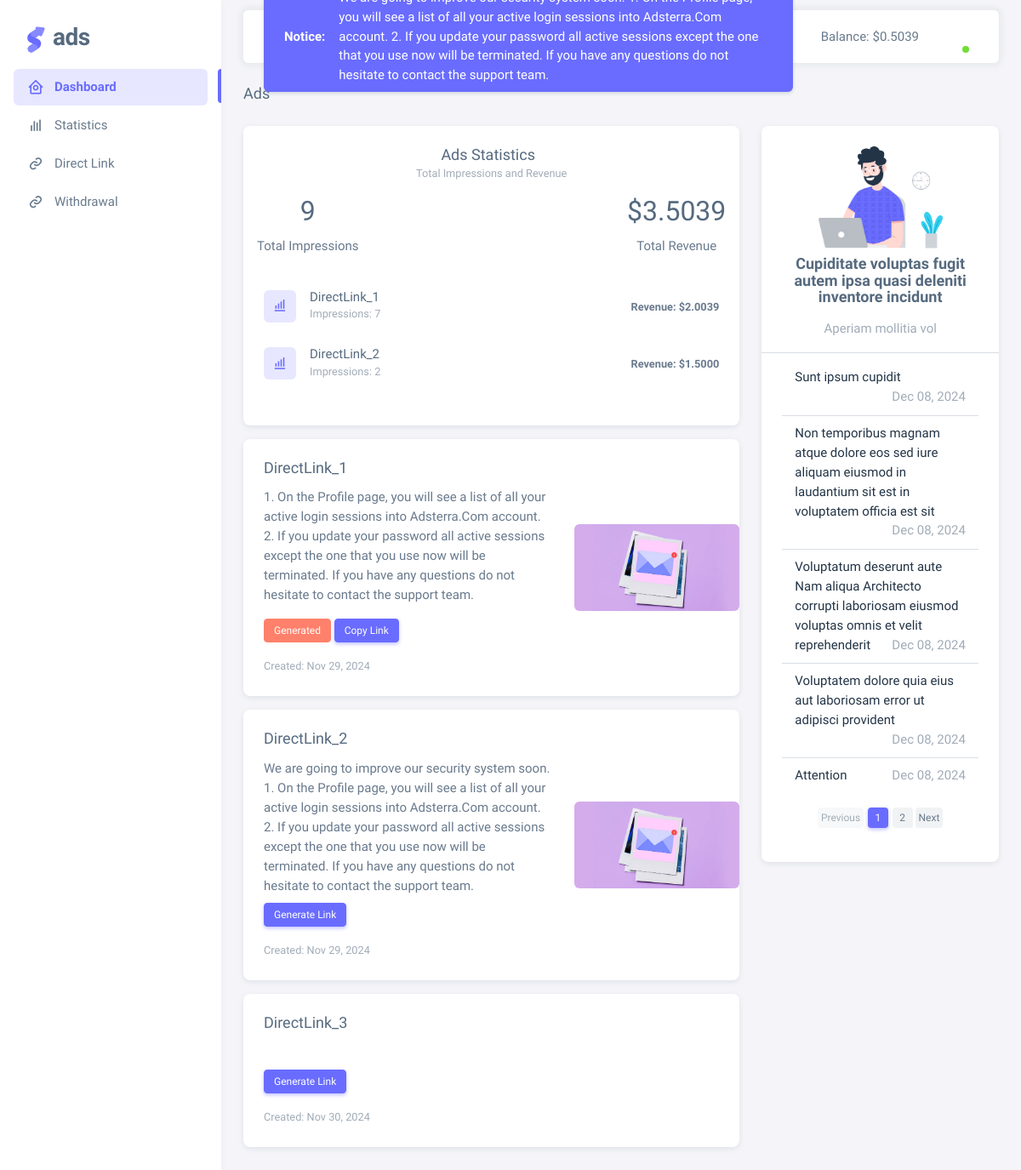
Page /dashboard/ (signed in) on the committed database.
### account/models.py (models this page shows)
class CustomUser(AbstractUser):
    STATUS_CHOICES = [
        ('Active', 'Active'),
        ('Inactive', 'Inactive'),
        ('Reject', 'Reject'),
    ]
    email = models.EmailField(unique=True)
    is_verified = models.BooleanField(default=False)
    is_approved = models.BooleanField(default=False)
    balance = models.FloatField(default=0.0)
    avatar = models.ImageField(upload_to='avatars/', blank=True)
    phone_number = models.CharField(max_length=20, blank=True, null=True)
    address = models.CharField(max_length=200, blank=True, null=True)
    country = models.CharField(max_length=100, blank=True, null=True)
    city = models.CharField(max_length=100, blank=True, null=True)
    post_code = models.CharField(max_length=20, blank=True, null=True)
    email_verification_token = models.CharField(max_length=100, blank=True, null=True)
    email_verification_sent_at = models.DateTimeField(null=True, blank=True)
    class Meta:
        verbose_name_plural = "User Management"

### core/models.py (models this page shows, shortened)
class PublisherPlacement(models.Model):
    id = models.BigIntegerField(primary_key=True)
    domain_id = models.BigIntegerField()
    title = models.CharField(max_length=255)
    description = models.TextField(blank=True, null=True)
    image = models.ImageField(upload_to="placements/images/", blank=True, null=True)
    alias = models.CharField(max_length=255, blank=True, null=True)
    direct_url = models.URLField(blank=True, null=True)
    is_active = models.BooleanField(default=False)
    created_at = models.DateTimeField(auto_now_add=True)
    class Meta:
        verbose_name_plural = "Publisher Smart Link"

class Notice(models.Model):
    title = models.CharField(max_length=255, verbose_name=_("Title"))
    description = models.TextField(verbose_name=_("Description"), help_text=_("Detailed notice text"))
    image = models.ImageField(
        upload_to='notices/',
        blank=True,
        null=True,
        verbose_name=_("Image"),
        help_text=_("Optional image for the notice")
    )
    is_active = models.BooleanField(default=True, verbose_name=_("Active"))
    created_at = models.DateTimeField(auto_now_add=True, verbose_name=_("Created At"))
    class Meta:
        verbose_name = _("Notice")
        verbose_name_plural = _("Notices")
        ordering = ['-created_at']

### core/views.py (the view)
# urls.py: path('dashboard/', views.dashboard, name="dashboard"),
@login_required
def dashboard(request):
    placements = PublisherPlacement.objects.all()
    user_links = PlacementLink.objects.filter(user=request.user)
    generated_links = {link.placement_id: link.link for link in user_links}
    setting = Settings.objects.first()
    latest_notice = Notice.objects.filter(is_active=True).order_by('-created_at').first()
    notices = Notice.objects.filter(is_active=True).exclude(id=latest_notice.id).order_by('-created_at')
    paginator = Paginator(notices, 5)
    page_number = request.GET.get('page')
    notices = paginator.get_page(page_number)
    grouped_statistics = ( AdStatistics.objects.filter(user=request.user).values('placement__title').annotate(
            total_impressions=Sum('impressions'),
            total_revenue=Sum('revenue')
        ).order_by('-total_revenue')
    )
    statistics = AdStatistics.objects.filter(user=request.user).order_by('-id')
    chart_data = {
        "placements": [item["placement__title"] for item in grouped_statistics],
        "series": [
            {
                "name": "Impressions",
                "data": [item["total_impressions"] for item in grouped_statistics],
            },
            {
                "name": "Revenue",
                "data": [item["total_revenue"] for item in grouped_statistics],
            },
        ],
    }
    total_impressions = sum(item["total_impressions"] for item in grouped_statistics)
    total_revenue = sum(item["total_revenue"] for item in grouped_statistics)
    context = {
        'placements': placements,
        'generated_links': generated_links,
        'setting': setting,
        'latest_notice': latest_notice,
        'notices': notices,
        'grouped_statistics': grouped_statistics,
        'chart_data': chart_data,
        'total_impressions': total_impressions,
        'total_revenue' : total_revenue,
        'statistics' : statistics
    }
    return render(request, 'dashboard.html', context)

### account/context_processors.py (called while the page is built)
def user_balance_processor(request):
    user_balance = Decimal('0.0')
    if request.user.is_authenticated:
        total_revenue = (
            AdStatistics.objects.filter(user=request.user)
            .aggregate(total_revenue=Sum('revenue'))
            .get('total_revenue') or Decimal('0.0')
        )
        total_approved_withdrawals = (
            UserBalanceWithdrawal.objects.filter(user=request.user, status='APPROVED')
            .aggregate(total_approved=Sum('amount'))
            .get('total_approved') or Decimal('0.0')
        )
        user_balance = total_revenue - total_approved_withdrawals
        if request.user.balance != user_balance:
            request.user.balance = user_balance
            request.user.save(update_fields=["balance"])
    return {'user_balance': user_balance}

### core/templatetags/custom_filters.py (called while the page is built)
@register.filter
def dict_key(value, key):
    return value.get(key, None)

### template/dashboard.html (shortened to what this page needs)
{% extends 'partials/base.html' %}
{% load static %}
{% load custom_filters %}
{% block content %}
<div class="content-wrapper">
  <div class="container-xxl flex-grow-1 container-p-y">
    <h5 class="pb-1 mb-4">Ads</h5>
    <div class="row mb-5">
      <div class="col-md-8">
        <div class="card mb-3">
          <div class="card-header d-flex align-items-center justify-content-center pb-0">
            <div class="card-title mb-0 text-center justify-content-center">
              <h5 class="m-0 me-2">Ads Statistics</h5>
              <small class="text-muted">Total Impressions and Revenue</small>
            </div>
          </div>
          <div class="d-flex justify-content-between align-items-center p-3">
            <div class="d-flex flex-column align-items-center gap-1">
              <h2 class="mb-2">{{ total_impressions }}</h2>
              <span>Total Impressions</span>
            </div>
            <div class="d-flex flex-column align-items-center gap-1">
              <h2 class="mb-2">${{ total_revenue|floatformat:4 }}</h2>
              <span>Total Revenue</span>
            </div>
          </div>
          <div class="card-body">
            <ul class="p-0 m-0">
              {% for item in grouped_statistics %}
              <li class="d-flex mb-4 pb-1">
                <div class="avatar flex-shrink-0 me-3">
                  <span class="avatar-initial rounded bg-label-primary">
                    <i class="bx bx-bar-chart-alt"></i>
                  </span>
                </div>
                <div class="d-flex w-100 flex-wrap align-items-center justify-content-between gap-2">
                  <div class="me-2">
                    <h6 class="mb-0">{{ item.placement__title }}</h6>
                    <small class="text-muted">Impressions: {{ item.total_impressions }}</small>
                  </div>
                  <div class="user-progress">
                    <small class="fw-semibold">Revenue: ${{ item.total_revenue|floatformat:4 }}</small>
                  </div>
                </div>
              </li>
              {% endfor %}
            </ul>
          </div>
        </div>
        {% for placement in placements %}
        {% if placement.direct_url and placement.is_active %}
        <div class="card mb-3">
          <div class="row g-0 align-items-center">
            <div class="col-md-8">
              <div class="card-body">
                <h5 class="card-title">{{ placement.title }}</h5>
                <p class="card-text">
                  {{ placement.description }}
                  <br>
                  {% if placement.id in generated_links %}
                  <div class="link-section mt-2">
                    <button class="btn btn-sm btn-danger" disabled>Generated</button>
                    <button class="btn btn-sm btn-primary copy-link-btn" data-link="{{ generated_links|dict_key:placement.id }}">Copy Link</button>
                  </div>
                  {% else %}
                  <button class="btn btn-sm btn-primary generate-link-btn mt-2" data-placement-id="{{ placement.id }}">Generate Link</button>
                  {% endif %}
                </p>
                <p class="card-text">
                  <small class="text-muted">Created: {{ placement.created_at|date:"M d, Y" }}</small>
                </p>
              </div>
            </div>
            <div class="col-md-4 d-flex align-items-center justify-content-center">
              {% if placement.image %}
              <img class="card-img img-fluid rounded" src="{{ placement.image.url }}" alt="Placement image" style="max-height: 150px; max-width: 100%; object-fit: contain;" />
              {% endif %}
            </div>
          </div>
        </div>
        {% endif %}
        {% endfor %}
      </div>
      <div class="col-md-4">
        <div class="card">
          <div class="card-body pb-0">
            <div class="latest-notice text-center">
              {% if latest_notice.image %}
              <img src="{{ latest_notice.image.url }}" alt="{{ latest_notice.title }}" style="height: 120px;" class="img-fluid rounded mb-2" />
              {% else %}
              <img src="{% static 'assets/img/illustrations/man-with-laptop-light.png' %}" style="height: 120px;" alt="Default Notice Image" class="img-fluid rounded mb-2" />
              {% endif %}
              <h5 class="fw-bold">{{ latest_notice.title }}</h5>
              <p class="text-muted">{{ latest_notice.description }}</p>
            </div>
          </div>
          <hr class="m-0">
          <div class="card-body pt-2">
            <ul class="list-group list-group-flush">
              {% for notice in notices %}
              <li class="list-group-item">
                <a href="{% url 'core:notice_detail' notice.id %}" class="text-decoration-none text-dark">{{ notice.title }}</a>
                <span class="text-muted float-end">{{ notice.created_at|date:"M d, Y" }}</span>
              </li>
              {% empty %}
              <li class="list-group-item text-muted text-center">No notices available</li>
              {% endfor %}
            </ul>
            <div class="d-flex justify-content-center mt-3">
              <nav aria-label="Notice pagination">
                <ul class="pagination pagination-sm">
                  {% if notices.has_previous %}
                  <li class="page-item">
                    <a class="page-link" href="?page={{ notices.previous_page_number }}">Previous</a>
                  </li>
                  {% else %}
                  <li class="page-item disabled">
                    <span class="page-link">Previous</span>
                  </li>
                  {% endif %}
                  {% for page_num in notices.paginator.page_range %}
                  <li class="page-item {% if page_num == notices.number %}active{% endif %}">
                    <a class="page-link" href="?page={{ page_num }}">{{ page_num }}</a>
                  </li>
                  {% endfor %}
                  {% if notices.has_next %}
                  <li class="page-item">
                    <a class="page-link" href="?page={{ notices.next_page_number }}">Next</a>
                  </li>
                  {% else %}
                  <li class="page-item disabled">
                    <span class="page-link">Next</span>
                  </li>
                  {% endif %}
                </ul>
              </nav>
            </div>
          </div>
        </div>
      </div>
    </div>
  </div>
</div>
{% endblock %}

### template/partials/base.html (shortened to what this page needs)
{% load static %}
<!DOCTYPE html>
<html lang="en" class="light-style layout-menu-fixed" dir="ltr" data-theme="theme-default" data-assets-path="../assets/"
  data-template="vertical-menu-template-free">
<head>
  <link rel="stylesheet" href="{% static '/assets/vendor/fonts/boxicons.css' %}" />
  <link rel="stylesheet" href="{% static '/assets/vendor/css/core.css' %}" class="template-customizer-core-css" />
  <link rel="stylesheet" href="{% static '/assets/vendor/css/theme-default.css' %}"
    class="template-customizer-theme-css" />
  <link rel="stylesheet" href="{% static '/assets/css/demo.css' %}" />
  <link rel="stylesheet" href="{% static '/assets/vendor/libs/perfect-scrollbar/perfect-scrollbar.css' %}" />
  <link rel="stylesheet" href="{% static '/assets/vendor/libs/apex-charts/apex-charts.css' %}" />
</head>
<body>
  <div class="layout-wrapper layout-content-navbar">
    <div class="layout-container">
      {% include 'partials/sidebar.html' %}
      <div class="layout-page">
        <nav
          class="layout-navbar container-xxl navbar navbar-expand-xl navbar-detached align-items-center bg-navbar-theme"
          id="layout-navbar">
          <div class="notice-container px-4 py-2 bg-primary text-white rounded shadow-sm d-none d-md-flex align-items-center">
            <b class="me-3">Notice:</b>
            <marquee behavior="scroll" direction="left" class="notice-text">
            </marquee>
          </div>
          <div class="navbar-nav-right d-flex align-items-center" id="navbar-collapse">
            <ul class="navbar-nav flex-row align-items-center ms-auto">
              <li class="nav-item lh-1 me-3">
                Balance: ${{user_balance|floatformat:4}}
              </li>
              <li class="nav-item navbar-dropdown dropdown-user dropdown">
                <a class="nav-link dropdown-toggle hide-arrow" href="javascript:void(0);" data-bs-toggle="dropdown">
                  <div class="avatar avatar-online">
                  </div>
                </a>
              </li>
            </ul>
          </div>
        </nav>
        {% block content %} {% endblock %}
      </div>
    </div>
  </div>
</body>
</html>

### rows in the picture
CustomUser: balance "0.5039"
PublisherPlacement: title "DirectLink_1", description "1. On the Profile page, you will see a list of all your active login sessions into Adsterra.Com account. 2. If you update your password all active sessions except the one that you use now will be terminated. If you have any questions do not hesitate to contact the support team.", created_at "Nov 29, 2024", image (picture)
PublisherPlacement: title "DirectLink_2", description "We are going to improve our security system soon. 1. On the Profile page, you will see a list of all your active login sessions into Adsterra.Com account. 2. If you update your password all active sessions except the one that you use now will be terminated. If you have any questions do not hesitate to contact the support team.", created_at "Nov 29, 2024", image (picture)
PublisherPlacement: title "DirectLink_3", created_at "Nov 30, 2024"
Notice: title "Cupiditate voluptas fugit autem ipsa quasi deleniti inventore incidunt", description "Aperiam mollitia vol"
Notice: title "Sunt ipsum cupidit", created_at "Dec 08, 2024"
Notice: title "Non temporibus magnam atque dolore eos sed iure aliquam eiusmod in laudantium sit est in voluptatem officia est sit", created_at "Dec 08, 2024"
Notice: title "Voluptatum deserunt aute Nam aliqua Architecto corrupti laboriosam eiusmod voluptas omnis et velit reprehenderit", created_at "Dec 08, 2024"
Notice: title "Voluptatem dolore quia eius aut laboriosam error ut adipisci provident", created_at "Dec 08, 2024"
Notice: title "Attention", created_at "Dec 08, 2024"

### other values in the picture
{{ total_impressions }} "9"
{{ total_revenue|floatformat:4 }} "3.5039"
{{ item.placement__title }} "DirectLink_1" "DirectLink_2"
{{ item.total_impressions }} "7" "2"
{{ item.total_revenue|floatformat:4 }} "2.0039" "1.5000"
{{ page_num }} "1" "2"
